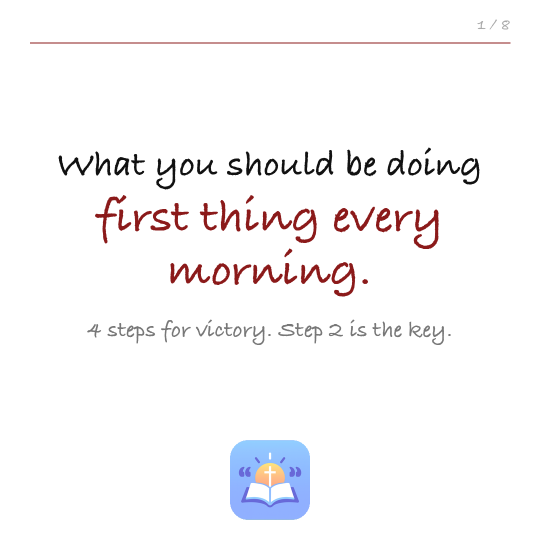
#> input picture docs/creative/carousels/2026-10-15/morning-victory/slide-01-hook.png, 1080 x 1080 px, given in place of DivineWisdomLogo.png, which was not available (shown at 1/2 size)
$ python render_jesus_routines.py
#> lines starting #> are read from the running program, lines starting #| are printed output that depends on the picture; after the words box and inside, x2 and y2 are one past the last pixel; in counts of white or black regions, pixels touching at a corner belong together; pictures that were not available may be replaced by others from this repository, and a replacement may not be noted
"""Render the two "Jesus routine" carousel ads (night + morning), 10 slides each.

Follows the speaklife-carousel skill layout (1080x1080, white, red #8B1A1A,
counter, divider, logo bottom-center, black CTA slide). The skill's Caveat
font is not installed here, so it falls back to Bradley Hand Bold, a system
handwritten face.

Run: python3 docs/creative/carousels/render_jesus_routines.py
"""
import os
from PIL import Image, ImageDraw, ImageFont

HERE = os.path.dirname(os.path.abspath(__file__))
REPO = os.path.abspath(os.path.join(HERE, "..", "..", ".."))
OUT = os.path.join(HERE, "2026-10-15")
LOGO = os.path.join(REPO, "SpeakLife", "SpeakLife", "Assets.xcassets",
                    "appIconDisplay.imageset", "DivineWisdomLogo.png")
FONT_CANDIDATES = [
    os.path.join(HERE, "Caveat-Bold.ttf"),
    "/System/Library/Fonts/Supplemental/Bradley Hand Bold.ttf",
]

W = H = 1080
RED = "#8B1A1A"
RED_ON_DARK = "#E0584F"  # brand red is unreadable on #111111
BLACK = "#111111"
GRAY = "#777777"
LIGHT = "#AAAAAA"
WHITE = "#FFFFFF"
MAX_W = 900
ZONE_TOP, ZONE_BOTTOM = 110, 860


def font(size):
    for path in FONT_CANDIDATES:
        if os.path.exists(path):
            return ImageFont.truetype(path, size)
    return ImageFont.load_default()


def wrap(draw, text, f, max_w=MAX_W):
    words, lines, line = text.split(), [], []
    for word in words:
        test = " ".join(line + [word])
        if draw.textlength(test, font=f) <= max_w:
            line.append(word)
        else:
            if line:
                lines.append(" ".join(line))
            line = [word]
    if line:
        lines.append(" ".join(line))
    return lines


def logo_image():
    icon = Image.open(LOGO).convert("RGBA")
    # The source has a soft backdrop around the rounded tile; keep the tile.
    w, h = icon.size
#> w = 1080; h = 1080
    tile = icon.crop((int(w * 0.085), int(h * 0.085), int(w * 0.915), int(h * 0.915)))
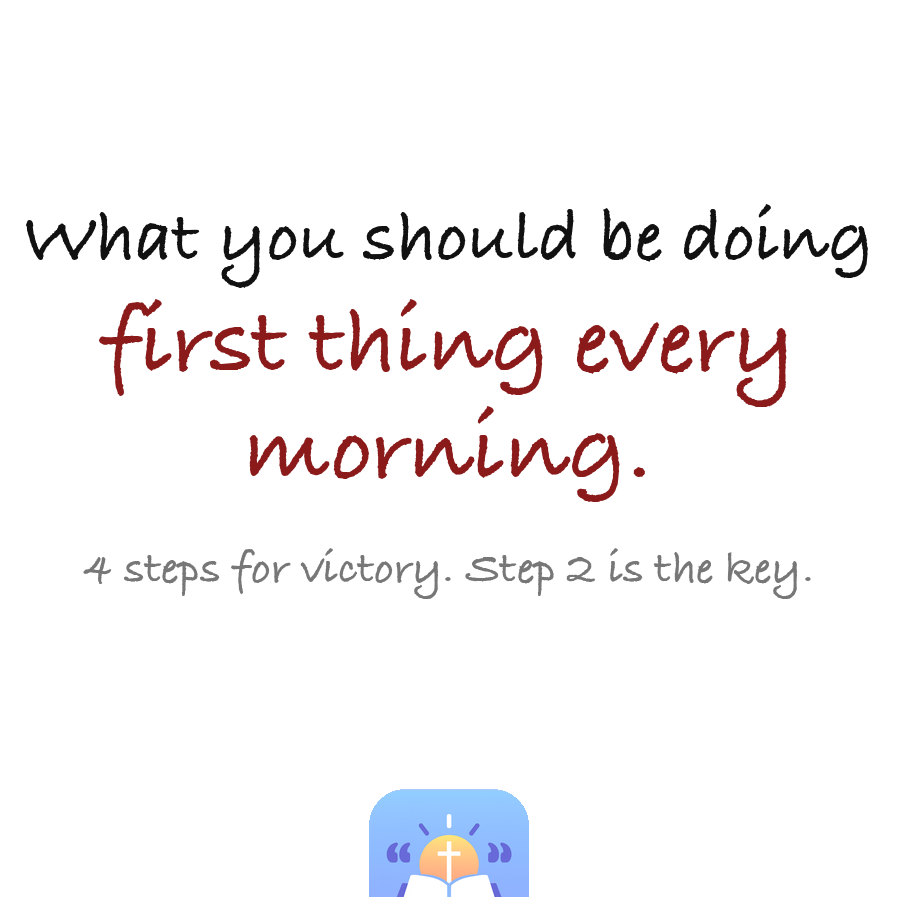
#> tile: PIL image 897x897 RGBA; mean R, G, B, A 246.5, 244.6, 245.5, 255
    tile = tile.resize((160, 160), Image.LANCZOS)
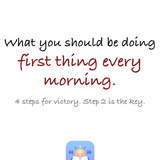
#> tile: PIL image 160x160 RGBA; mean R, G, B, A 246, 243.9, 244.8, 255
    mask = Image.new("L", (160, 160), 0)
#> mask: PIL image 160x160 L; every value is 0
    ImageDraw.Draw(mask).rounded_rectangle((0, 0, 159, 159), radius=36, fill=255)
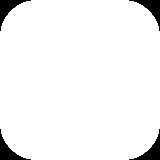
#> mask: PIL image 160x160 L; 95.5% white; 4 black regions, box (x1, y1, x2, y2) and area: (0, 0, 31, 31) 287, (129, 0, 160, 31) 287, (0, 129, 31, 160) 287, (129, 129, 160, 160) 287
    tile.putalpha(mask)
    return tile


LOGO_IMG = None


def render(blocks, index, total, path, dark=False):
    """blocks: list of (text, size, color, space_after)."""
    global LOGO_IMG
    if LOGO_IMG is None:
        LOGO_IMG = logo_image()
    canvas = Image.new("RGB", (W, H), BLACK if dark else WHITE)
#> canvas: PIL image 1080x1080 RGB; every value is 255
    draw = ImageDraw.Draw(canvas)

    counter = f"{index} / {total}"
    cf = font(32)
    draw.text((1020 - draw.textlength(counter, font=cf), 30), counter, font=cf, fill=LIGHT)
    draw.line((60, 85, 1020, 85), fill=RED, width=2)

    laid = []
    for text, size, color, after in blocks:
        f = font(size)
        lines = wrap(draw, text, f)
        line_h = int(size * 1.12)
        laid.append((lines, f, line_h, color, after))
#> this loop made 3 passes
#> lines on passes 1 to 3: ['What you should be doing'], ['every night before bed.'], ['4 steps. Step 2 is the key.']
#> after the loop, laid = 3 items
    total_h = sum(len(l) * lh + a for l, _, lh, _, a in laid) - laid[-1][4]
#> total_h = 290
    assert total_h <= ZONE_BOTTOM - ZONE_TOP, f"{path}: text block {total_h}px overflows"

    y = ZONE_TOP + (ZONE_BOTTOM - ZONE_TOP - total_h) // 2
#> y = 340
    for lines, f, line_h, color, after in laid:
        for line in lines:
            draw.text(((W - draw.textlength(line, font=f)) // 2, y), line, font=f, fill=color)
            y += line_h
        y += after
#> this loop made 3 passes
#> (lines, line_h, color, after, y) on passes 1 to 3: (['What you should be doing'], 82, '#111111', 10, 432), (['every night before bed.'], 107, '#8B1A1A', 40, 579), (['4 steps. Step 2 is the key.'], 51, '#777777', 0, 630)
#> after the loop, y = 630

    canvas.paste(LOGO_IMG, (460, 880), LOGO_IMG)
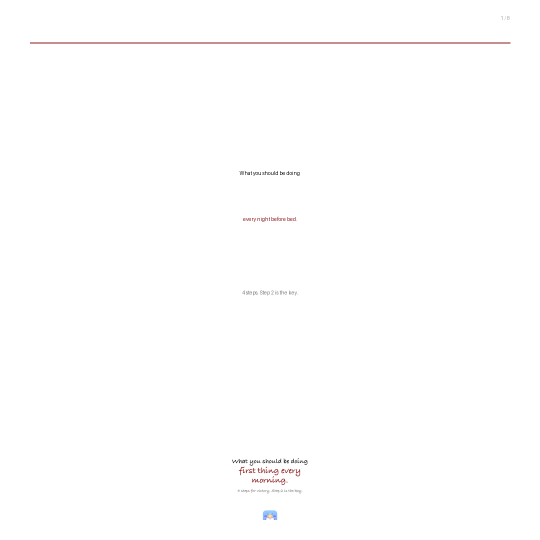
#> canvas: PIL image 1080x1080 RGB (shown at 1/2 size); mean R, G, B 254.5, 254.2, 254.3
    canvas.save(path)


def hook(a, b, c):
    return [(a, 74, BLACK, 10), (b, 96, RED, 40), (c, 46, GRAY, 0)]


def story(label, lines):
    return [(label, 54, RED, 34)] + [(l, 50, BLACK, 18) for l in lines]


def turn(main, emphasis, ref):
    return [("But here's the truth:", 56, RED, 40), (main, 78, BLACK, 26),
            (emphasis, 64, RED, 34), (ref, 44, GRAY, 0)]


def step(label, quote, note, ref):
    return [(label, 56, RED, 32), (quote, 64, BLACK, 28), (note, 46, GRAY, 26), (ref, 46, RED, 0)]


def landing(label, declaration, subline):
    return [(label, 56, RED, 34), (declaration, 74, BLACK, 28), (subline, 48, GRAY, 22),
            ("Speak it until you believe it.", 44, GRAY, 0)]


def cta(lead, tagline):
    return [(lead, 56, RED_ON_DARK, 40), ("SPEAKLIFE", 128, WHITE, 22),
            ("7 days free on the App Store", 62, WHITE, 30), (tagline, 44, LIGHT, 0)]


NIGHT = [
    ("hook", hook("What you should be doing", "every night before bed.",
                  "4 steps. Step 2 is the key.")),
    ("turn", turn("Jesus didn't pray about the storm.",
                  "He spoke to it. Then He slept.", "Mark 4:38-39")),
    ("step-1", step("Step 1: Hand it over",
                    "“Cast all your anxiety on him because he cares for you.”",
                    "Name what is heavy, out loud. Then give it to Him. You don't carry it to bed.",
                    "1 Peter 5:7")),
    ("step-2", step("Step 2: Answer the 1am thought out loud",
                    "“He got up, rebuked the wind and said to the waves, ‘Quiet! Be still!’”",
                    "A thought fought silently wins. SpeakLife puts the verse in your hand at 1am.",
                    "Mark 4:39")),
    ("step-3", step("Step 3: Let it go before you sleep",
                    "“Do not let the sun go down while you are still angry.”",
                    "Release the offense tonight. Forgiveness is how your heart lies down.",
                    "Ephesians 4:26")),
    ("step-4", step("Step 4: Declare your sleep",
                    "“In peace I will lie down and sleep, for you alone, LORD, make me dwell in safety.”",
                    "Say it last, every night. Let it be the final word over your mind.",
                    "Psalm 4:8")),
    ("declare", landing("Declare this tonight:",
                        "I lie down in peace and my sleep is sweet, because the Lord keeps me safe.",
                        "My mind is at rest. He watches over me all night.")),
    ("cta", cta("The 1am thought doesn't get the last word. His does.",
                "Bedtime declarations and Scripture audio for sleep.")),
]

MORNING = [
    ("hook", hook("What you should be doing", "first thing every morning.",
                  "4 steps for victory. Step 2 is the key.")),
    ("turn", turn("Jesus didn't wait to see how the day went.",
                  "While it was still dark, He prayed.", "Mark 1:35")),
    ("step-1", step("Step 1: Your first words go to God",
                    "“In the morning, LORD, you hear my voice; in the morning I lay my requests before you and wait expectantly.”",
                    "Before the phone. Before the news. He gets your first words.",
                    "Psalm 5:3")),
    ("step-2", step("Step 2: Answer the first lie out loud",
                    "“It is written: ‘Man shall not live on bread alone, but on every word that comes from the mouth of God.’”",
                    "A thought fought silently wins. SpeakLife's Daily Burst gives you 7 to speak first thing.",
                    "Matthew 4:4")),
    ("step-3", step("Step 3: Speak to the mountain",
                    "“If anyone says to this mountain, ‘Go, throw yourself into the sea,’ and does not doubt… it will be done for them.”",
                    "Don't just pray about what's in front of you today. Speak to it.",
                    "Mark 11:23")),
    ("step-4", step("Step 4: Receive new mercy",
                    "“His compassions never fail. They are new every morning; great is your faithfulness.”",
                    "Yesterday doesn't get the first word. Today is brand new.",
                    "Lamentations 3:22–23")),
    ("declare", landing("Declare this today:",
                        "His mercies are new this morning, and I walk into this day more than a conqueror.",
                        "No weapon formed against me today will prosper.")),
    ("cta", cta("The day doesn't get the first word. His does.",
                "7 Scripture declarations, every morning.")),
]


def build(name, slides):
    folder = os.path.join(OUT, name)
    os.makedirs(folder, exist_ok=True)
    for i, (kind, blocks) in enumerate(slides, start=1):
        path = os.path.join(folder, f"slide-{i:02d}-{kind}.png")
        render(blocks, i, len(slides), path, dark=(kind == "cta"))
    print(folder)


if __name__ == "__main__":
    build("night-before-bed", NIGHT)
    build("morning-victory", MORNING)
